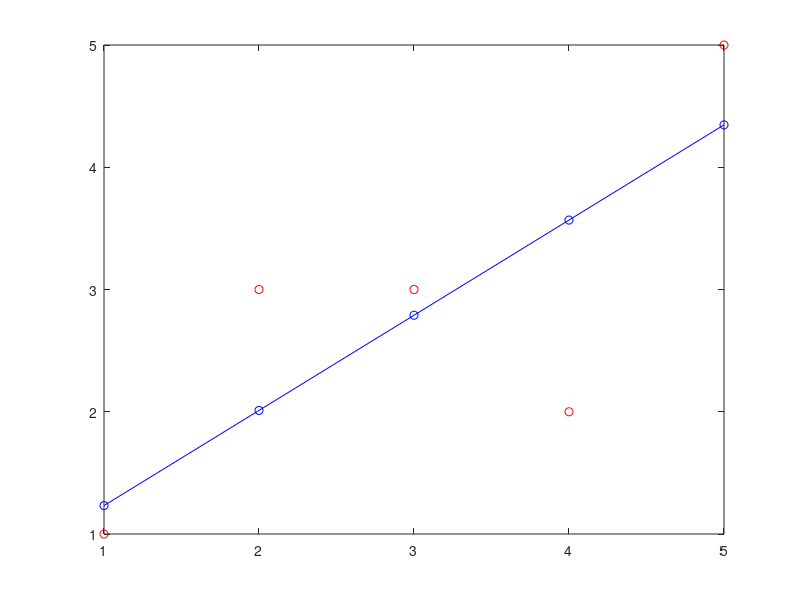

This figure's MATLAB source:
%data
xt = [1,2,3,4,5];
yt = [1,3,3,2,5];

%initial estimates
b0 = 0;
b1 = 0;

alpha = 0.01;

for i=1:100
    for j = 1:5
        y = b0+b1*xt(j);
        error = y-yt(j);
        b0 = b0-alpha*error;
        b1 = b1-alpha*error*xt(j);
    end
end

y = b0+b1*xt

plot(xt,yt,'ro',xt,y,'bo-')



